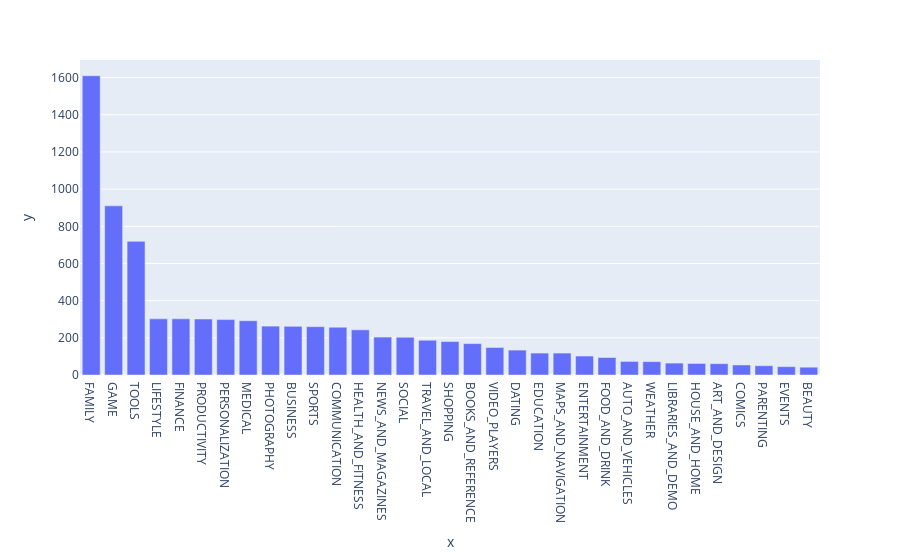

Write notebook code for a chart like this one.
### Markdown cell above
### Vertical Bar Chart - Highest Competition (Number of Apps)

### Code cell
category_installs.sort_values(by='App', ascending=False, inplace=True)
px.bar(y=category_installs['App'], x=category_installs.index)

### Figure 1 — Plotly figure (JSON) as saved in the notebook; plotly's stock layout.template omitted (floating-point values rounded to 4 significant figures)
{"data": [{"alignmentgroup": "True", "hovertemplate": "x=%{x}<br>y=%{y}<extra></extra>", "legendgroup": "", "marker": {"color": "#636efa", "pattern": {"shape": ""}}, "name": "", "offsetgroup": "", "orientation": "v", "showlegend": false, "textposition": "auto", "type": "bar", "x": ["FAMILY", "GAME", "TOOLS", "LIFESTYLE", "FINANCE", "PRODUCTIVITY", "PERSONALIZATION", "MEDICAL", "PHOTOGRAPHY", "BUSINESS", "SPORTS", "COMMUNICATION", "HEALTH_AND_FITNESS", "NEWS_AND_MAGAZINES", "SOCIAL", "TRAVEL_AND_LOCAL", "SHOPPING", "BOOKS_AND_REFERENCE", "VIDEO_PLAYERS", "DATING", "EDUCATION", "MAPS_AND_NAVIGATION", "ENTERTAINMENT", "FOOD_AND_DRINK", "AUTO_AND_VEHICLES", "WEATHER", "LIBRARIES_AND_DEMO", "HOUSE_AND_HOME", "ART_AND_DESIGN", "COMICS", "PARENTING", "EVENTS", "BEAUTY"], "xaxis": "x", "y": [1610, 910, 719, 302, 302, 301, 298, 292, 263, 262, 260, 257, 243, 204, 203, 187, 180, 169, 148, 134, 118, 118, 102, 94, 73, 72, 64, 62, 61, 54, 50, 45, 42], "yaxis": "y"}], "layout": {"barmode": "relative", "legend": {"tracegroupgap": 0}, "margin": {"t": 60}, "xaxis": {"anchor": "y", "domain": [0, 1], "title": {"text": "x"}}, "yaxis": {"anchor": "x", "domain": [0, 1], "title": {"text": "y"}}}}
